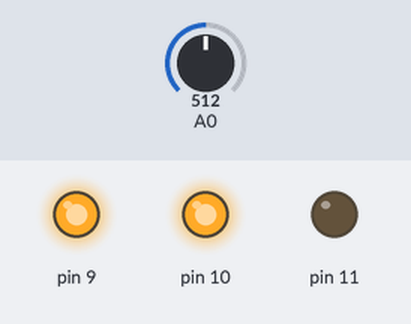
The sketch below on a simulated Arduino Uno, built with avr-gcc and run on an emulated ATmega328P. On the bench: output pins drawn as LEDs (lit = HIGH). The inputs (shaded band) are chosen by the test bench; at power-on: A0 = 512.

Above: at 1.2 s.
1.3 s: A0 set to 494
At 2.5 s:
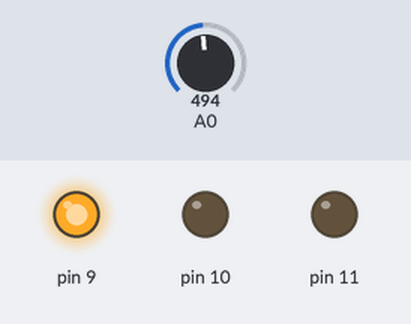
2.8 s: A0 set to 269
4.3 s: A0 set to 241
At 4.8 s:
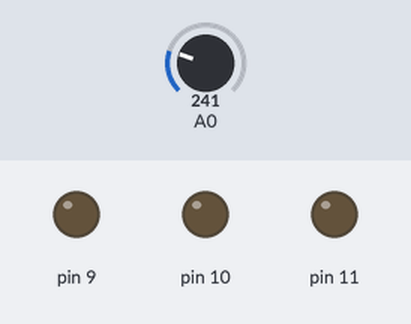
5.8 s: A0 set to 778
At 7.0 s:
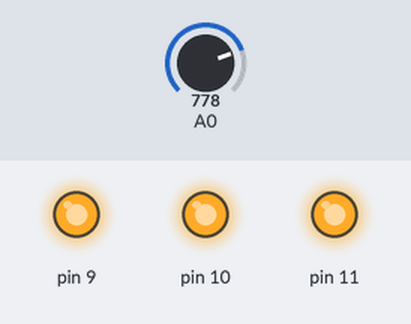
7.3 s: A0 set to 758
At 8.3 s:
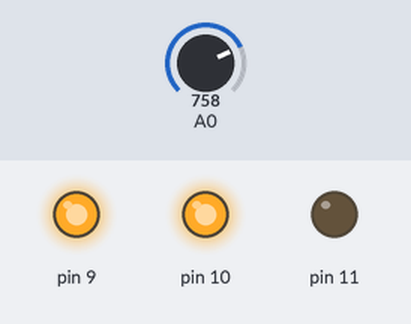
8.8 s: A0 set to 900
At 9.4 s:
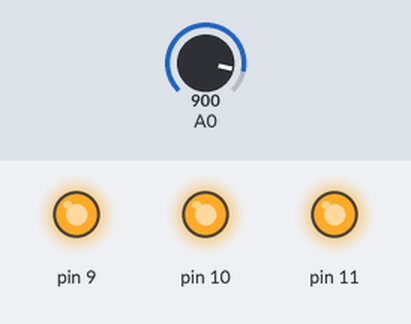
Timing chart, 0 to 11.3 s (numbered marks = the images above; inputs shaded):
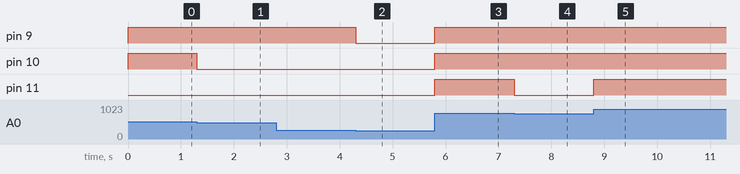

The sketch:

HW.________________________amp__3__LED_____.ino
```cpp
// C++ code
//
void setup()
{
 for(int i=9; i<12; i++){
 	pinMode(i, OUTPUT);
  }
}

void loop()
{
  int value = analogRead(A0);

  if(value >= 256){
    digitalWrite(9, HIGH);
  }
  else{
    digitalWrite(9,LOW);
  }
  if(value >= 512){
    digitalWrite(10, HIGH);
  }
  else{
    digitalWrite(10, LOW);
  }
  if(value >= 768){
    digitalWrite(11, HIGH);
  }
  else{
    digitalWrite(11, LOW);
  }
}
```

Measured:
- the behaviour switches between 512 and 511 on A0 (found by bisection; images 0 and 1)
- the behaviour switches between 256 and 255 on A0 (found by bisection; images 1 and 2)
- the behaviour switches between 768 and 767 on A0 (found by bisection; images 3 and 4)
- after the input at 1.3 s, pin 10: HIGH → LOW at once
- after the input at 2.8 s, every drawn part: stays the same
- after the input at 4.3 s, pin 9: HIGH → LOW at once
- after the input at 5.8 s, pin 9–11: LOW → HIGH at once
- after the input at 7.3 s, pin 11: HIGH → LOW at once
- after the input at 8.8 s, pin 11: LOW → HIGH at once
